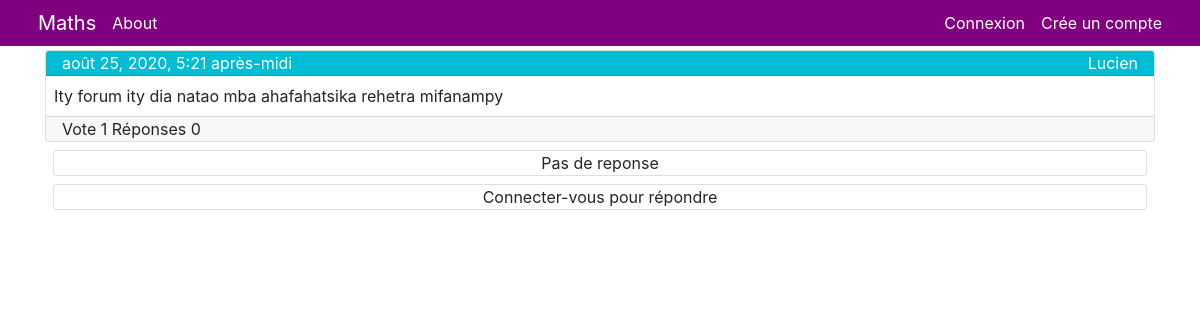
Before: /forum/detail/3/ with the older database file.
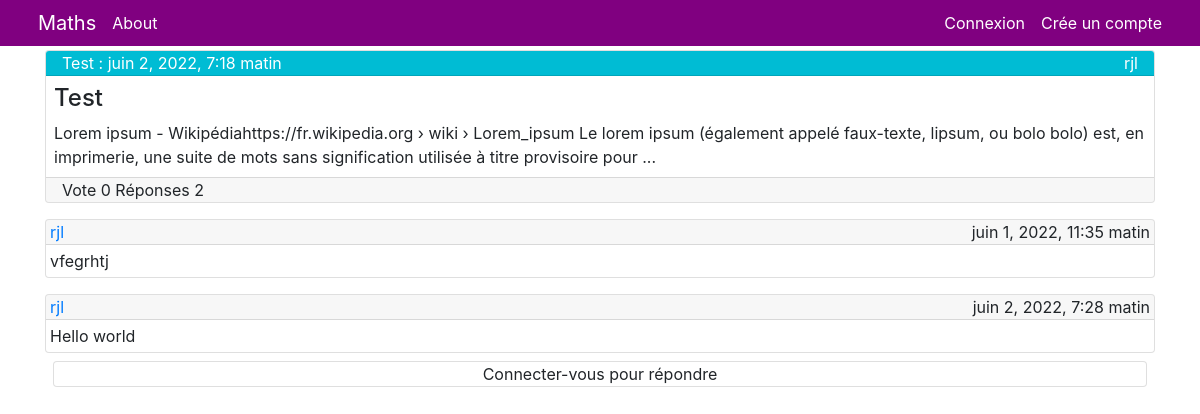
After: the same page with the newer database file.
### forum/models.py (models this page shows, shortened)
class Post(models.Model):
	titre = models.CharField(blank=True, null=True, max_length = 50)
	auteur = models.ForeignKey(User, on_delete = models.CASCADE)
	contenu = models.TextField()
	dateDePublication = models.DateTimeField(auto_now = True, verbose_name = "Date de p*ublication")

class Commentaire(models.Model):
	contenu = models.TextField()
	auteur = models.ForeignKey(User, on_delete = models.CASCADE )
	post = models.ForeignKey('Post', on_delete= models.CASCADE)
	datecoms = models.DateTimeField(auto_now = True, verbose_name = "Date de Publication")

### forum/views.py (the view)
# urls.py: path('detail/<int:pk>/', views.ReadPost.as_view(), name = 'read_post'), #R
class ReadPost(DetailView):
	model = Post
	context_object_name = 'post'
	template_name = 'forum/post_read.html'

### templates/forum/post_read.html (shortened to what this page needs)
{% extends 'forum/base.html'%}
{% block content %}
<div class="card mr-auto ml-auto mb-1 mt-1">
	<div class="card-header p-0 color-cyan">
		<span  class="card-title mb-0 ml-1 ml-md-3 float-left">{% if post.titre %}{{ post.titre}} : {% endif %}{{ post.dateDePublication}}</span>
		<a class="card-title text-white mb-0 p-0 mr-1 mr-md-3 float-right" href = "{% url 'users_app:profile' post.auteur.pk %}">{{ post.auteur.username}}</a>
	</div>
	<div class="card-body p-0 p-sm-2 pl-1 pr-1">
		{% if post.titre %}<h4>{{ post.titre}}</h4>{% endif %}
		{{ post.contenu }}
	</div>
	<div class="card-footer p-0">
		<span class="mb-0 ml-1 ml-md-3 p-0">
			{% if user.is_authenticated %}
			<a href="{% url 'forum_app:voter' post.pk %}" class="text-primary">Vote {{post.vote_set.all.count}}</a>
			{% else %}
			Vote {{post.vote_set.all.count}}
			{% endif %}
			Réponses {{post.commentaire_set.all.count}}</span>
	</div>
</div>
{% if post.commentaire_set.all %}
{% for comment in post.commentaire_set.all %}
<div class="card mr-auto ml-auto mb-1 mt-3">
	<div class="card-header p-0">
		<a class="float-left ml-1 text-primary" href = "{% url 'users_app:profile' comment.auteur.pk %}">{{comment.auteur}}</a>
		<span class="float-right mr-1">
			{{ comment.datecoms }}
		</span>
	</div>
	<div class="card-body p-1">
		{{ comment.contenu }}
	</div>
</div>
{% endfor %}
{% else %}
<div class="card card-info  text-center m-sm-2 mb-1 mt-1">
	Pas de reponse
</div>
{% endif %}
{% if user.is_authenticated %}
<div class="col-12 mb-1 mt-2 p-0">
	<form  class="" action = "{% url 'forum_app:add_comment_post' post.id%}" method  = "post">
		{% csrf_token %}
		<textarea class="form-control mb-2" id="commenter" name ='commentaire'></textarea>
		<input class="btn btn-secondary btn-sm form-control" type ="submit" value ='commenter'>
	</form>
</div>
{% else %}
<div class="card card-info  text-center m-sm-2 mb-1 mt-1">
	Connecter-vous pour répondre
</div>
{% endif %}
{% endblock %}

Changed rows visible on the page:
changed Post: titre (not shown) → "Test"; dateDePublication "août 25, 2020, 5:21 après-midi" → "juin 2, 2022, 7:18 matin"; auteur.username "Lucien" → "rjl"; contenu "Ity forum ity dia natao mba ahafahatsika rehetra mifanampy" → "Lorem ipsum - Wikipédiahttps://fr.wikipedia.org › wiki › Lorem_ipsum Le lorem ipsum (également appelé faux-texte, lipsum, ou bolo bolo) est, en imprimerie, une suite de mots sans signification utilisée à titre provisoire pour ..."; vote_set.all.count "1" → "0"; commentaire_set.all.count "0" → "2"
added Commentaire: auteur "rjl", datecoms "juin 1, 2022, 11:35 matin", contenu "vfegrhtj"
added Commentaire: auteur "rjl", datecoms "juin 2, 2022, 7:28 matin", contenu "Hello world"
Other visible differences:
text no longer shown: "Pas de reponse"
